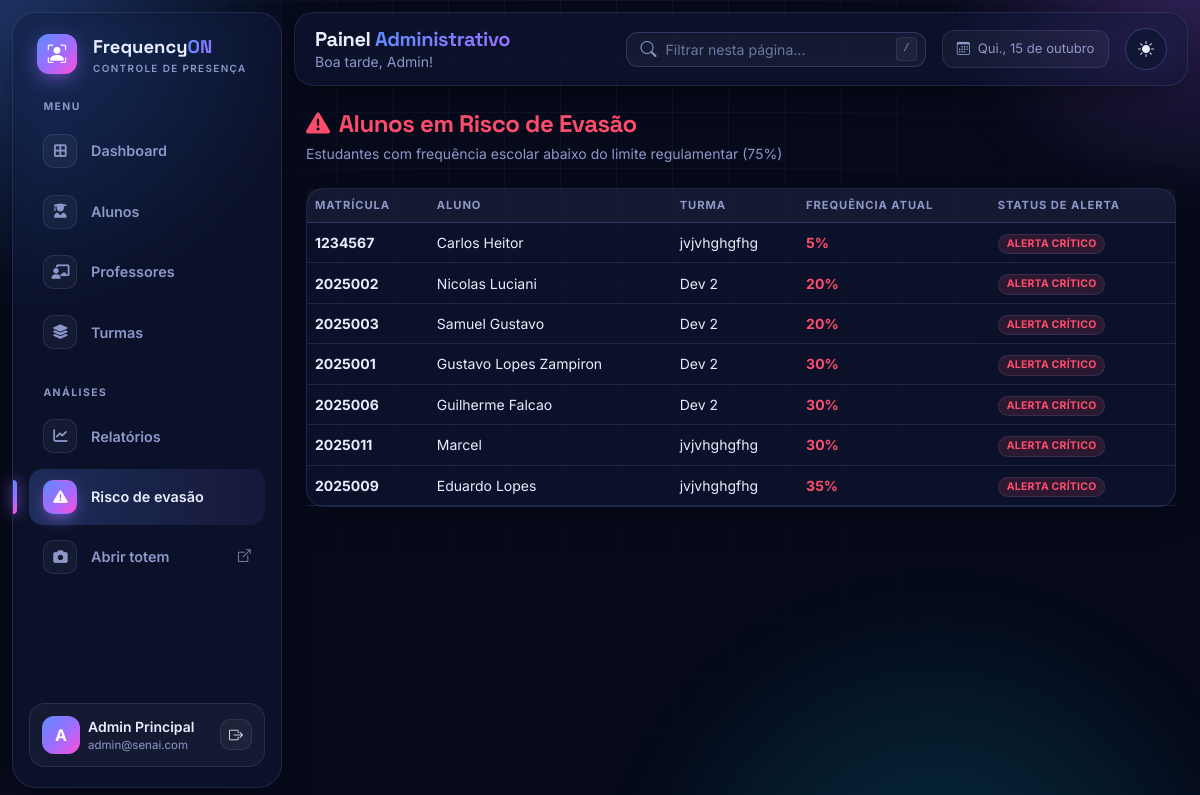
/admin/risco-evasao (signed in), run on an earlier commit of the app's database.
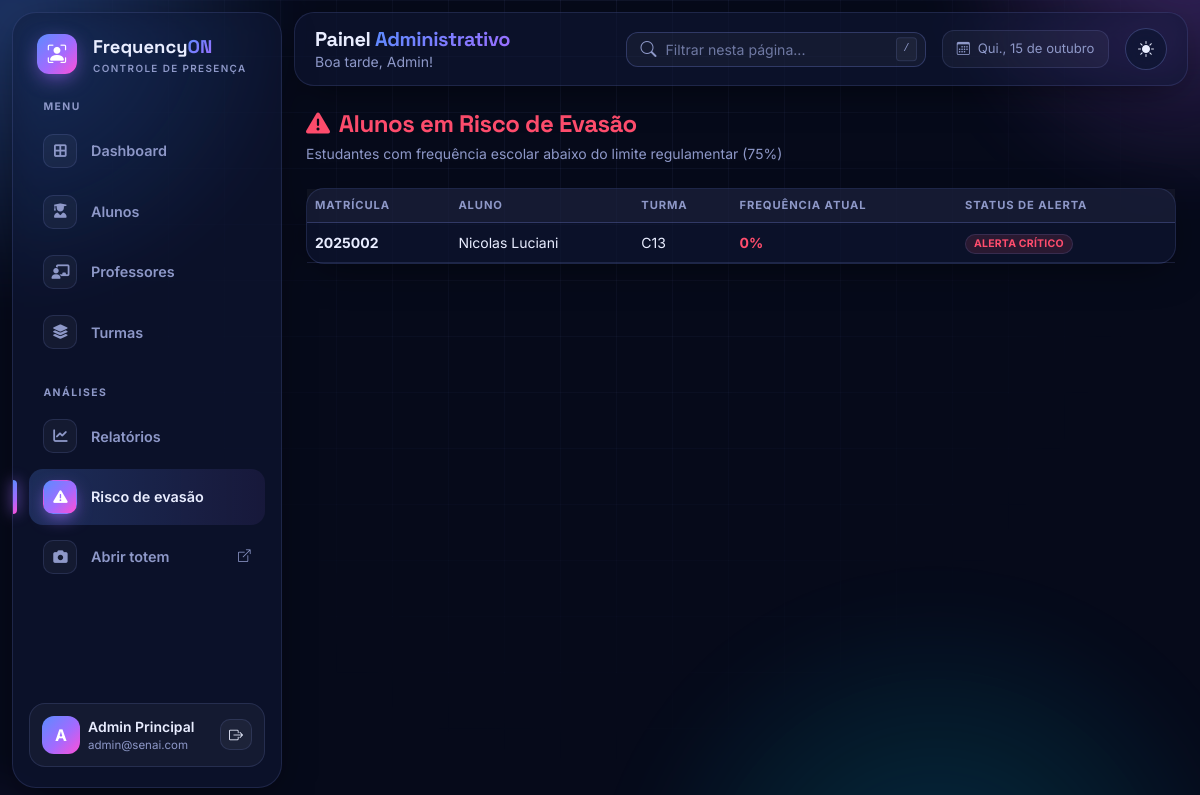
And on a later commit of the database.
### database.py (models this page shows, shortened)
class UsuarioMixin:
    def set_senha(self, senha):
        self.senha_hash = generate_password_hash(senha)
    def check_senha(self, senha):
        return check_password_hash(self.senha_hash, senha)

class Aluno(UsuarioMixin, db.Model):
    __tablename__ = "alunos"
    id = db.Column(db.Integer, primary_key=True)
    nome = db.Column(db.String(120), nullable=False)
    email = db.Column(db.String(120))
    matricula = db.Column(db.String(30), unique=True, nullable=False, index=True)
    numero_chamada = db.Column(db.Integer)
    senha_hash = db.Column(db.String(255), nullable=False)
    foto = db.Column(db.String(255))            # URL da foto (ex: /static/uploads/...)
    face_encoding = db.Column(db.LargeBinary)   # 128 floats (float64) do rosto
    turma_id = db.Column(db.Integer, db.ForeignKey("turmas.id"))
    turma = db.relationship("Turma", back_populates="alunos")
    presencas = db.relationship("Presenca", cascade="all, delete-orphan", backref="aluno")
    justificativas = db.relationship("Justificativa", cascade="all, delete-orphan", backref="aluno",
                                     order_by="Justificativa.data.desc()")
    @property
    def frequencia(self):
        if not self.turma_id:
            return 0
        dias_aula = self.turma.dias_aula
        if not dias_aula:
            return 0
        dias = (db.session.query(func.count(func.distinct(Presenca.data)))
                .join(Aluno, Presenca.aluno_id == Aluno.id)
                .filter(Aluno.turma_id == self.turma_id,
                        filtro_dias_aula(Presenca.data, dias_aula))
                .scalar())
        if not dias:
            return 0
        ok = (db.session.query(func.count(Presenca.id))
              .filter(
                  Presenca.aluno_id == self.id,
                  Presenca.status.in_(("presente", "atraso")),
                  filtro_dias_aula(Presenca.data, dias_aula)
              )
              .scalar())
        return min(100, round(ok * 100 / (dias * AULAS_POR_DIA)))

class Turma(db.Model):
    __tablename__ = "turmas"
    id = db.Column(db.Integer, primary_key=True)
    nome = db.Column(db.String(120), nullable=False)
    curso = db.Column(db.String(120), nullable=False)
    alunos = db.relationship("Aluno", back_populates="turma")
    vinculos = db.relationship("ProfessorTurma", back_populates="turma",
                               cascade="all, delete-orphan")
    @property
    def dias_aula(self):
        return tuple(sorted({d for v in self.vinculos for d in v.dias_semana}))

class ProfessorTurma(db.Model):
    __tablename__ = "professor_turma"
    professor_id = db.Column(db.Integer, db.ForeignKey("professores.id"), primary_key=True)
    turma_id = db.Column(db.Integer, db.ForeignKey("turmas.id"), primary_key=True)
    dias = db.Column(db.String(20), nullable=False, default="")   # ex: "1,3" = terça e quinta
    professor = db.relationship("Professor", back_populates="vinculos")
    turma = db.relationship("Turma", back_populates="vinculos")
    @property
    def dias_semana(self):
        return tuple(int(d) for d in self.dias.split(",") if d.strip().isdigit())

### rotas/admin.py (the view)
@admin.route("/risco-evasao")
@requer("admin")
def risco_evasao():
    em_risco = [a for a in Aluno.query.all() if a.presencas and a.frequencia < 75]
    return render_template("admin/risco_evasao.html", alunos=sorted(em_risco, key=lambda a: a.frequencia))

### database.py (called while the page is built)
def filtro_dias_aula(coluna, dias):
    return func.strftime("%w", coluna).in_([str((d + 1) % 7) for d in dias])

### rotas/comum.py (called while the page is built)
def usuario_atual():
    tipo, uid = session.get("tipo"), session.get("uid")
    modelo = {"admin": Admin, "professor": Professor, "aluno": Aluno}.get(tipo)
    return db.session.get(modelo, uid) if modelo and uid else None

def requer(tipo):
    def deco(f):
        @wraps(f)
        def wrapper(*a, **kw):
            if session.get("tipo") != tipo or not usuario_atual():
                return redirect(url_for({"admin": "login_admin", "professor": "login_professor"}
                                        .get(tipo, "login_aluno")))
            return f(*a, **kw)
        return wrapper
    return deco

### templates/admin/risco_evasao.html (shortened to what this page needs)
{% extends 'admin/base.html' %}
{% block content %}
<div class="mb-4">
    <h1 class="h4 fw-bold text-danger mb-1"><i class="fa-solid fa-triangle-exclamation me-1"></i> Alunos em Risco de Evasão</h1>
    <p class="text-muted mb-0 small">Estudantes com frequência escolar abaixo do limite regulamentar (75%)</p>
</div>
<div class="card border-0 shadow-sm rounded-3">
    <div class="card-body p-0">
        <table class="table table-hover align-middle mb-0">
            <thead class="table-light small">
                <tr>
                    <th>Matrícula</th>
                    <th>Aluno</th>
                    <th>Turma</th>
                    <th>Frequência Atual</th>
                    <th>Status de Alerta</th>
                </tr>
            </thead>
            <tbody class="small">
                {% for aluno in alunos %}
                <tr>
                    <td class="fw-bold">{{ aluno.matricula }}</td>
                    <td>{{ aluno.nome }}</td>
                    <td>{{ aluno.turma.nome if aluno.turma else 'Sem turma' }}</td>
                    <td class="fw-bold text-danger">{{ aluno.frequencia }}%</td>
                    <td>
                        <span class="badge bg-danger-subtle text-danger border border-danger-subtle">
                            ALERTA CRÍTICO
                        </span>
                    </td>
                </tr>
                {% else %}
                <tr>
                    <td colspan="5" class="text-center text-success py-4">
                        <i class="fa-solid fa-circle-check me-1"></i> Nenhum aluno em risco de evasão detectado no momento.
                    </td>
                </tr>
                {% endfor %}
            </tbody>
        </table>
    </div>
</div>
{% endblock %}

What changed in the data, as far as the page shows it:
removed Aluno: matricula "1234567", nome "Carlos Heitor", turma "jvjvhghgfhg", frequencia "5"
no longer on this page (row edited): Aluno: matricula "2025003", nome "Samuel Gustavo", turma "Dev 2", frequencia "20"
no longer on this page (row edited): Aluno: matricula "2025001", nome "Gustavo Lopes Zampiron", turma "Dev 2", frequencia "30"
removed Aluno: matricula "2025006", nome "Guilherme Falcao", turma "Dev 2", frequencia "30"
removed Aluno: matricula "2025011", nome "Marcel", turma "jvjvhghgfhg", frequencia "30"
removed Aluno: matricula "2025009", nome "Eduardo Lopes", turma "jvjvhghgfhg", frequencia "35"
changed Aluno "Nicolas Luciani": turma "Dev 2" → "C13"; frequencia "20" → "0"
